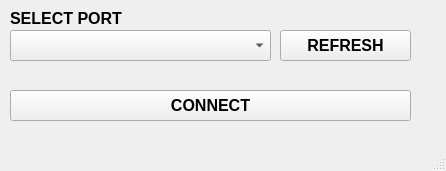
<?xml version="1.0" encoding="UTF-8"?>
<ui version="4.0">
 <class>MainWindow</class>
 <widget class="QMainWindow" name="MainWindow">
  <property name="geometry">
   <rect>
    <x>0</x>
    <y>0</y>
    <width>446</width>
    <height>171</height>
   </rect>
  </property>
  <property name="sizePolicy">
   <sizepolicy hsizetype="Fixed" vsizetype="Fixed">
    <horstretch>0</horstretch>
    <verstretch>0</verstretch>
   </sizepolicy>
  </property>
  <property name="windowTitle">
   <string>COM PORT</string>
  </property>
  <widget class="QWidget" name="centralwidget">
   <widget class="QPushButton" name="b_connect">
    <property name="geometry">
     <rect>
      <x>10</x>
      <y>90</y>
      <width>401</width>
      <height>31</height>
     </rect>
    </property>
    <property name="font">
     <font>
      <family>MS Sans Serif</family>
      <pointsize>12</pointsize>
      <weight>75</weight>
      <bold>true</bold>
     </font>
    </property>
    <property name="text">
     <string>CONNECT</string>
    </property>
   </widget>
   <widget class="QPushButton" name="b_ports_update">
    <property name="geometry">
     <rect>
      <x>280</x>
      <y>30</y>
      <width>131</width>
      <height>31</height>
     </rect>
    </property>
    <property name="font">
     <font>
      <family>MS Sans Serif</family>
      <pointsize>12</pointsize>
      <weight>75</weight>
      <bold>true</bold>
     </font>
    </property>
    <property name="text">
     <string>REFRESH</string>
    </property>
   </widget>
   <widget class="QComboBox" name="portSelect">
    <property name="geometry">
     <rect>
      <x>10</x>
      <y>30</y>
      <width>261</width>
      <height>31</height>
     </rect>
    </property>
    <property name="font">
     <font>
      <family>MS Sans Serif</family>
      <pointsize>10</pointsize>
     </font>
    </property>
   </widget>
   <widget class="QLabel" name="label">
    <property name="geometry">
     <rect>
      <x>10</x>
      <y>10</y>
      <width>281</width>
      <height>16</height>
     </rect>
    </property>
    <property name="font">
     <font>
      <family>MS Sans Serif</family>
      <pointsize>12</pointsize>
      <weight>75</weight>
      <bold>true</bold>
     </font>
    </property>
    <property name="text">
     <string>SELECT PORT</string>
    </property>
   </widget>
  </widget>
  <widget class="QMenuBar" name="menubar">
   <property name="geometry">
    <rect>
     <x>0</x>
     <y>0</y>
     <width>446</width>
     <height>26</height>
    </rect>
   </property>
  </widget>
  <widget class="QStatusBar" name="statusbar"/>
 </widget>
 <resources/>
 <connections/>
</ui>
